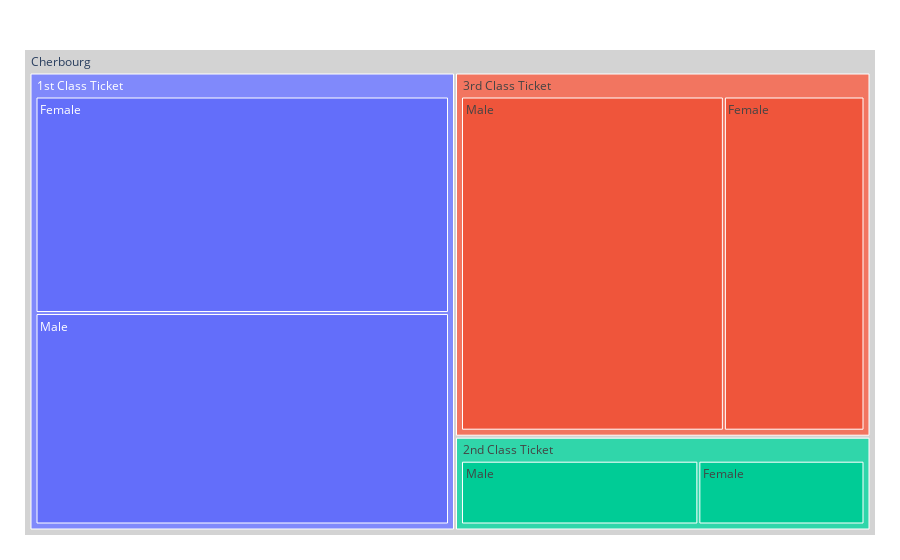

Write notebook code for a chart like this one.
### Code cell
#Using Treemap

#Cherbourg
Gender = ["Male", "Male", "Male", "Female", "Female", "Female"]
Classes = ["1st Class Ticket", "2nd Class Ticket", "3rd Class Ticket", "1st Class Ticket", "2nd Class Ticket", "3rd Class Ticket"]
Regions = ["Cherbourg", "Cherbourg", "Cherbourg", "Cherbourg", "Cherbourg", "Cherbourg"]
population = [c[0],c[1],c[2], c[3],c[4],c[5]]

#Creating a dictionary
df_s = pd.DataFrame(
                    dict(Gender=Gender, Classes=Classes, Regions=Regions, Population=population)
                 )

fig = px.treemap(df_s, path=['Regions', 'Classes', 'Gender'], values='Population')
fig.update_traces(root_color="lightgrey")
fig.update_layout(margin = dict(t=50, l=25, r=25, b=25))

#Filtering out obsolete version warning
warnings.filterwarnings('ignore')
fig.show()

### Figure 1 — Plotly figure (JSON) as saved in the notebook; plotly's stock layout.template omitted (floating-point values rounded to 4 significant figures)
{"data": [{"branchvalues": "total", "domain": {"x": [0, 1], "y": [0, 1]}, "hovertemplate": "labels=%{label}<br>Population=%{value}<br>parent=%{parent}<br>id=%{id}<extra></extra>", "ids": ["Cherbourg/1st Class Ticket/Female", "Cherbourg/2nd Class Ticket/Female", "Cherbourg/3rd Class Ticket/Female", "Cherbourg/1st Class Ticket/Male", "Cherbourg/2nd Class Ticket/Male", "Cherbourg/3rd Class Ticket/Male", "Cherbourg/1st Class Ticket", "Cherbourg/2nd Class Ticket", "Cherbourg/3rd Class Ticket", "Cherbourg"], "labels": ["Female", "Female", "Female", "Male", "Male", "Male", "1st Class Ticket", "2nd Class Ticket", "3rd Class Ticket", "Cherbourg"], "name": "", "parents": ["Cherbourg/1st Class Ticket", "Cherbourg/2nd Class Ticket", "Cherbourg/3rd Class Ticket", "Cherbourg/1st Class Ticket", "Cherbourg/2nd Class Ticket", "Cherbourg/3rd Class Ticket", "Cherbourg", "Cherbourg", "Cherbourg", ""], "root": {"color": "lightgrey"}, "type": "treemap", "values": [43, 7, 23, 42, 10, 43, 85, 17, 66, 168]}], "layout": {"legend": {"tracegroupgap": 0}, "margin": {"b": 25, "l": 25, "r": 25, "t": 50}}}
